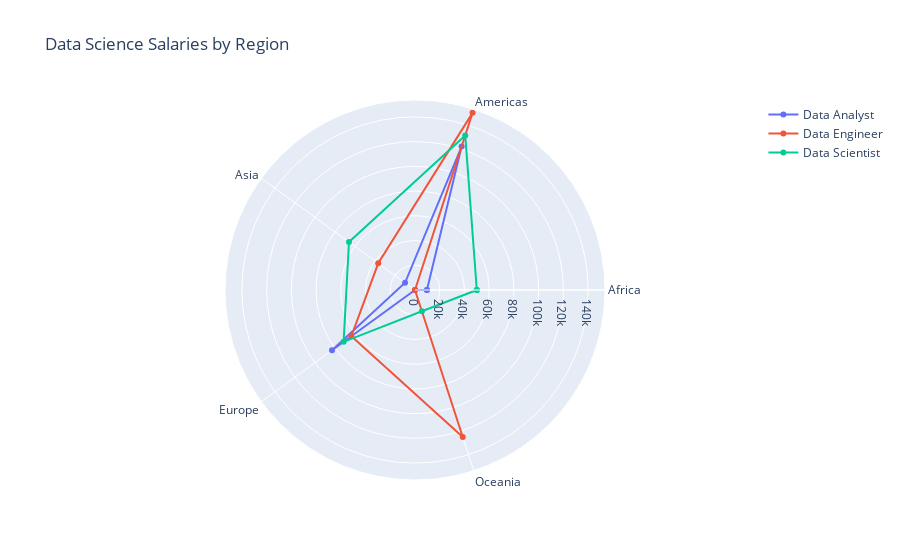

Notebook source saved alongside this figure:
### Code cell
df_jr = pd.pivot_table(df, index='cl_region', columns='job_group', values=['salary_in_usd'])
df_jr.fillna(0, inplace=True)

regions = df_jr.index.values
data_analyst = df_jr[('salary_in_usd', 'Data Analyst')].values
data_engineer = df_jr[('salary_in_usd',  'Data Engineer')].values
data_scientist = df_jr['salary_in_usd', 'Data Scientist'].values
regions = [*regions, regions[0]]
data_analyst = [*data_analyst, data_analyst[0]]
data_engineer = [*data_engineer, data_engineer[0]]
data_scientist = [*data_scientist, data_scientist[0]]

init_notebook_mode(connected=True)

fig = go.Figure(
    data=[
        go.Scatterpolar(r=data_analyst, theta=regions, name='Data Analyst'),
        go.Scatterpolar(r=data_engineer, theta=regions, name='Data Engineer'),
        go.Scatterpolar(r=data_scientist, theta=regions, name='Data Scientist')
    ],
    layout=go.Layout(
        title=go.layout.Title(text='Data Science Salaries by Region'),
        polar={'radialaxis': {'visible': True}},
        showlegend=True
    )
)

pyo.iplot(fig)

### Figure 1 — Plotly figure (JSON) as saved in the notebook; plotly's stock layout.template omitted (floating-point values rounded to 4 significant figures)
{"data": [{"name": "Data Analyst", "r": [9636, 122025, 9951.0, 82970.0, 0, 9636], "theta": ["Africa", "Americas", "Asia", "Europe", "Oceania", "Africa"], "type": "scatterpolar"}, {"name": "Data Engineer", "r": [0, 150600.0, 36767, 63600.0, 125000, 0], "theta": ["Africa", "Americas", "Asia", "Europe", "Oceania", "Africa"], "type": "scatterpolar"}, {"name": "Data Scientist", "r": [50000, 131500.0, 65990.0, 71380.0, 18102, 50000], "theta": ["Africa", "Americas", "Asia", "Europe", "Oceania", "Africa"], "type": "scatterpolar"}], "layout": {"polar": {"radialaxis": {"visible": true}}, "showlegend": true, "title": {"text": "Data Science Salaries by Region"}}}
